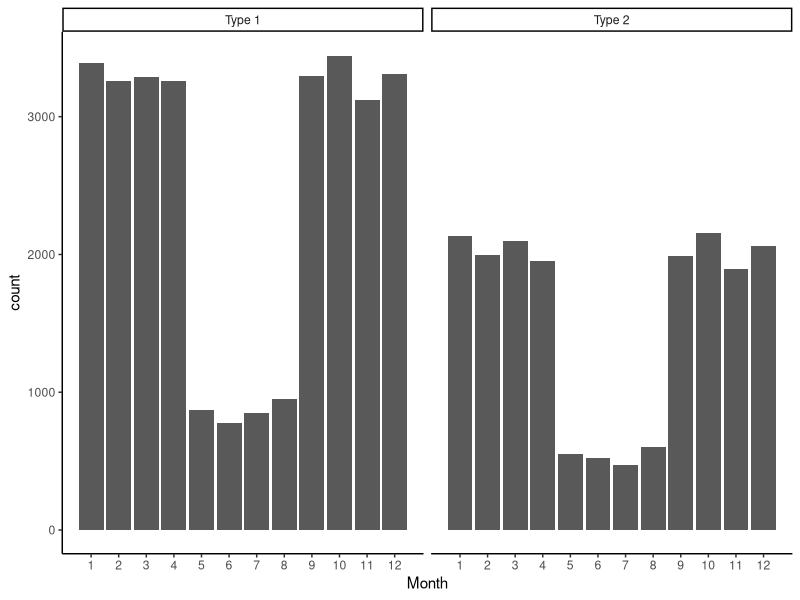

The R script that drew this image:
## ---- chunk 1

library(tidyverse)
library(knitr)

data <- read.delim2("Projekt1_Grupp9.txt", sep = ";")

type1Data <- data %>% filter(ClaimType == 1)

type2Data <- data %>% filter(ClaimType == 2)

## ---- chunk 2
# type1Data %>% 
#   ggplot(aes(ClaimDay)) +
#   geom_histogram(breaks= 1:120)
# 
# type2Data %>% 
#   ggplot(aes(ClaimDay)) +
#   geom_histogram(breaks= 1:120)

#We can see seasonal effects
# type2Data %>% 
#   mutate(ClaimDay = (ClaimDay-1) %% 365 + 1) %>% 
#   mutate(month = floor((.$ClaimDay-1)/(365/12)) + 1) %>% 
#   ggplot(aes(month)) +
#   geom_bar() +
#   scale_x_continuous(breaks=c(1:12)) +
#   theme_classic()

data <- data %>% 
  mutate(ClaimDay = (ClaimDay-1) %% 365 + 1) %>% 
  mutate(Month = floor((.$ClaimDay-1)/(365/12)) + 1) 

#We can see seasonal effects
data %>% 
  ggplot(aes(Month)) +
  geom_bar() +
  scale_x_continuous(breaks=c(1:12)) +
  theme_classic() +
  facet_wrap(~ ClaimType, 
             labeller = labeller(ClaimType = c("1" = "Type 1", "2" = "Type 2")))


data <- data %>% mutate(Season = ifelse(Month %in% 5:8, 2, 1))

#May be needed later
data %>% group_by(ClaimType, ClaimDay, Month, Season) %>% 
  summarise(NumberOfClaims=n(), AggregatedCost = sum(ClaimCost))
